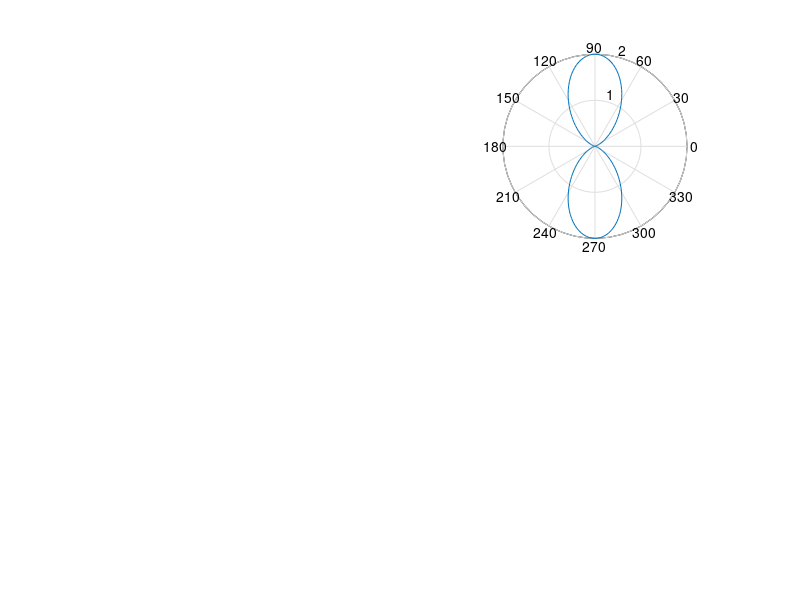

Write MATLAB code to recreate this figure.
%This program print pattern (AF) for Short and any Dipole Antenna by giving the length of your Dipole
%and the wavelength you work with
%Have a nice Pattern "Arabia Tech"
lamda=input('enter the value of wave length= ');
l=input('enter your dipole length l= ');
ratio=l/lamda;
B=(2*pi/lamda);
theta= pi/100:pi/100:2*pi;
if ratio<= 0.1            %check if Short Dipole
    E=sin(theta);
    En=abs(E);
    subplot(2,3,1)
    polar(theta,En)      %This plot polar pattern in plane which dipole appear as line
else                     %check if not short dipole
    f1=cos(B*l/2.*cos(theta));
    f2=cos(B*l/2);
    f3=sin(theta);
    E=(f1-f2)./f3;
    En=abs(E);
    subplot(2,2,2)
    polar(theta,En)        %This plot polar pattern in plane which dipole appear as line
end
